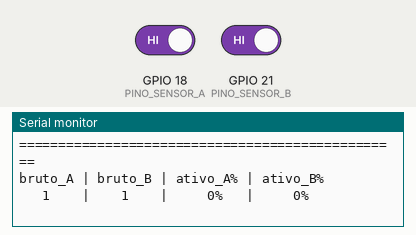
This sketch was run on a simulated ESP32. On the bench: the last lines printed to the serial monitor. The test bench sets the inputs (shaded band); at power-on: GPIO 18 (PINO_SENSOR_A) HIGH, GPIO 21 (PINO_SENSOR_B) HIGH.

Above: at 1.7 s.
1.8 s: GPIO 18 (PINO_SENSOR_A) driven LOW
At 3.0 s:
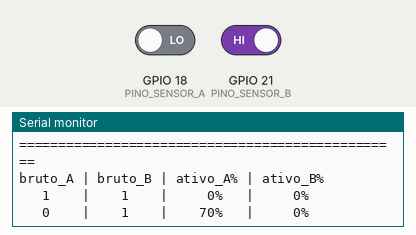
4.8 s: GPIO 21 (PINO_SENSOR_B) driven LOW
At 6.3 s:
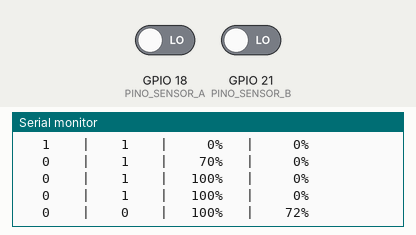
7.8 s: GPIO 18 (PINO_SENSOR_A) driven HIGH
At 9.2 s:
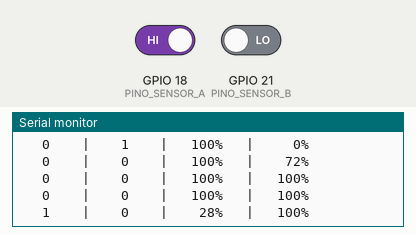
10.8 s: GPIO 21 (PINO_SENSOR_B) driven HIGH
At 12.3 s:
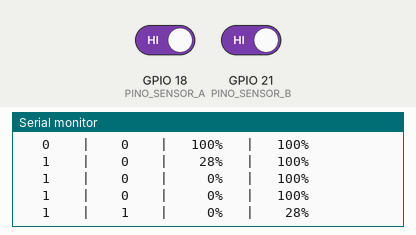
13.0 s: GPIO 18 (PINO_SENSOR_A) driven LOW and GPIO 21 (PINO_SENSOR_B) driven LOW
At 14.3 s:
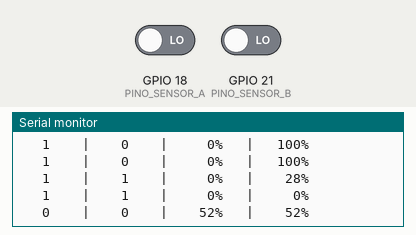

Measured:
- after the input at 1.8 s, the serial monitor: prints a new line after 0.70 s (image 1)
- after the input at 4.8 s, the serial monitor: prints a new line after 0.70 s (image 2)
- after the input at 7.8 s, the serial monitor: prints a new line after 0.71 s (image 3)
- after the input at 10.8 s, the serial monitor: prints a new line after 0.72 s (image 4)
- after the input at 13.0 s, the serial monitor: prints a new line after 0.52 s (image 5)

The sketch:

01_teste_sensores.ino
```cpp
/*
 * ETAPA 1 - Teste dos sensores SW-520D
 *
 * Objetivo: confirmar que os dois sensores estao ligados certo e respondendo.
 * Nao tem WiFi, nao tem logica de postura. So le e imprime.
 *
 * Como usar:
 *   1. Grave este sketch no ESP32
 *   2. Abra o Monitor Serial em 115200
 *   3. Incline cada sensor com a mao e veja os valores mudarem de 0 para 1
 *
 * LIGACAO (modulo SW-520D de 3 pinos: VCC / GND / DO):
 *
 *   Sensor A (frente/costas)      Sensor B (lateral)
 *   VCC -> 3V3                    VCC -> 3V3
 *   GND -> GND                    GND -> GND
 *   DO  -> GPIO 18                DO  -> GPIO 21
 *
 * Se o seu modulo tiver 4 pinos (VCC/GND/DO/AO), ignore o AO.
 * Nao sabe em qual GPIO ligou? Rode antes a Etapa 0 (00_descobre_pinos).
 */

const int PINO_SENSOR_A = 18;
const int PINO_SENSOR_B = 21;

// A esfera do SW-520D balanca muito. Amostramos rapido e contamos quantas
// leituras deram "inclinado" no ultimo segundo, em vez de confiar em 1 leitura.
const unsigned long INTERVALO_AMOSTRA_MS = 20;
const int TOTAL_AMOSTRAS = 50;  // 50 x 20ms = janela de 1 segundo

int amostrasAtivasA = 0;
int amostrasAtivasB = 0;
int contadorAmostras = 0;
unsigned long ultimaAmostra = 0;

void setup() {
  Serial.begin(115200);
  delay(500);

  // INPUT_PULLUP: o pino fica em HIGH quando o circuito esta aberto.
  // Com o switch fechado, o pino e puxado para LOW.
  pinMode(PINO_SENSOR_A, INPUT_PULLUP);
  pinMode(PINO_SENSOR_B, INPUT_PULLUP);

  Serial.println();
  Serial.println("=================================================");
  Serial.println(" TESTE DOS SENSORES SW-520D");
  Serial.println(" Incline cada sensor com a mao e observe a saida.");
  Serial.println("=================================================");
  Serial.println();
  Serial.println("bruto_A | bruto_B | ativo_A% | ativo_B%");
}

void loop() {
  unsigned long agora = millis();

  if (agora - ultimaAmostra < INTERVALO_AMOSTRA_MS) {
    return;
  }
  ultimaAmostra = agora;

  // Leitura crua. LOW (0) = switch fechado.
  int brutoA = digitalRead(PINO_SENSOR_A);
  int brutoB = digitalRead(PINO_SENSOR_B);

  // Consideramos "ativo" quando o switch esta fechado (LOW).
  if (brutoA == LOW) amostrasAtivasA++;
  if (brutoB == LOW) amostrasAtivasB++;
  contadorAmostras++;

  // A cada janela cheia (1 segundo), imprime o resumo.
  if (contadorAmostras >= TOTAL_AMOSTRAS) {
    int percentualA = (amostrasAtivasA * 100) / TOTAL_AMOSTRAS;
    int percentualB = (amostrasAtivasB * 100) / TOTAL_AMOSTRAS;

    Serial.printf("   %d    |    %d    |   %3d%%   |   %3d%%\n",
                  brutoA, brutoB, percentualA, percentualB);

    amostrasAtivasA = 0;
    amostrasAtivasB = 0;
    contadorAmostras = 0;
  }
}
```
